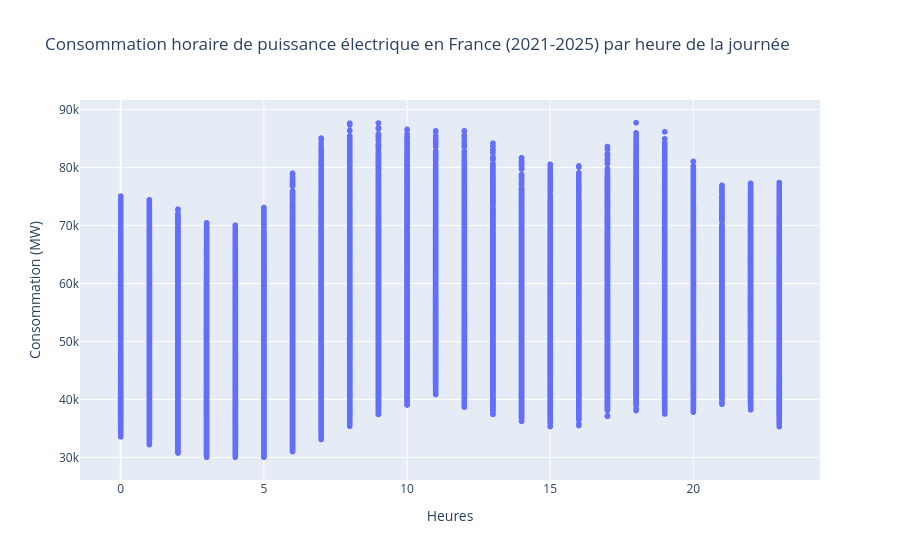

The cell this chart's notebook holds for it:
### Markdown cell above
### Tendance consommation par heure

### Code cell
fig_hours = px.scatter(df, x='hour', y='value', 
        title="Consommation horaire de puissance électrique en France (2021-2025) par heure de la journée",
        labels={'hour': 'Heures', 'value': 'Consommation (MW)'})
fig_hours.show()

### Figure 1 — Plotly figure (JSON) as saved in the notebook; plotly's stock layout.template omitted (floating-point values rounded to 4 significant figures; data arrays with more than 128 entries replaced by an {"elided": "..."} marker saying what was removed)
{"data": [{"hovertemplate": "Heures=%{x}<br>Consommation (MW)=%{y}<extra></extra>", "legendgroup": "", "marker": {"color": "#636efa", "symbol": "circle"}, "mode": "markers", "name": "", "showlegend": false, "type": "scattergl", "x": {"elided": "43069 int values"}, "xaxis": "x", "y": {"elided": "43069 float values"}, "yaxis": "y"}], "layout": {"legend": {"tracegroupgap": 0}, "title": {"text": "Consommation horaire de puissance électrique en France (2021-2025) par heure de la journée"}, "xaxis": {"anchor": "y", "domain": [0, 1], "title": {"text": "Heures"}}, "yaxis": {"anchor": "x", "domain": [0, 1], "title": {"text": "Consommation (MW)"}}}}
